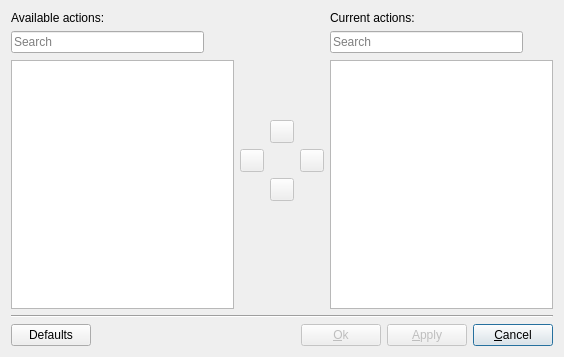
<?xml version="1.0" encoding="UTF-8"?>
<ui version="4.0">
 <class>Dialog</class>
 <widget class="QDialog" name="Dialog">
  <property name="geometry">
   <rect>
    <x>0</x>
    <y>0</y>
    <width>564</width>
    <height>357</height>
   </rect>
  </property>
  <property name="minimumSize">
   <size>
    <width>522</width>
    <height>309</height>
   </size>
  </property>
  <property name="windowTitle">
   <string/>
  </property>
  <layout class="QVBoxLayout" name="verticalLayout_3">
   <item>
    <layout class="QHBoxLayout" name="horizontalLayout_2">
     <item>
      <layout class="QVBoxLayout" name="verticalLayout_5">
       <item>
        <widget class="QLabel" name="label_2">
         <property name="text">
          <string>Available actions:</string>
         </property>
        </widget>
       </item>
       <item>
        <layout class="QHBoxLayout" name="horizontalLayout_4">
         <item>
          <widget class="QLineEdit" name="availableFilter">
           <property name="dragEnabled">
            <bool>true</bool>
           </property>
           <property name="placeholderText">
            <string>Search</string>
           </property>
          </widget>
         </item>
         <item>
          <widget class="QToolButton" name="clearButton1">
           <property name="text">
            <string/>
           </property>
           <property name="autoRaise">
            <bool>true</bool>
           </property>
          </widget>
         </item>
        </layout>
       </item>
       <item>
        <widget class="QListWidget" name="availableActions">
         <property name="verticalScrollBarPolicy">
          <enum>Qt::ScrollBarAsNeeded</enum>
         </property>
         <property name="horizontalScrollBarPolicy">
          <enum>Qt::ScrollBarAlwaysOff</enum>
         </property>
         <property name="wordWrap">
          <bool>false</bool>
         </property>
        </widget>
       </item>
      </layout>
     </item>
     <item>
      <layout class="QVBoxLayout" name="verticalLayout">
       <item>
        <spacer name="verticalSpacer_4">
         <property name="orientation">
          <enum>Qt::Vertical</enum>
         </property>
         <property name="sizeHint" stdset="0">
          <size>
           <width>20</width>
           <height>40</height>
          </size>
         </property>
        </spacer>
       </item>
       <item>
        <layout class="QGridLayout" name="gridLayout">
         <item row="0" column="1">
          <widget class="QToolButton" name="moveUpButton">
           <property name="enabled">
            <bool>false</bool>
           </property>
           <property name="toolTip">
            <string>Move action up</string>
           </property>
           <property name="text">
            <string/>
           </property>
           <property name="autoRaise">
            <bool>false</bool>
           </property>
          </widget>
         </item>
         <item row="1" column="0">
          <widget class="QToolButton" name="removeButton">
           <property name="enabled">
            <bool>false</bool>
           </property>
           <property name="toolTip">
            <string>Remove action</string>
           </property>
           <property name="text">
            <string/>
           </property>
           <property name="autoRaise">
            <bool>false</bool>
           </property>
          </widget>
         </item>
         <item row="1" column="2">
          <widget class="QToolButton" name="addButton">
           <property name="enabled">
            <bool>false</bool>
           </property>
           <property name="toolTip">
            <string>Add action</string>
           </property>
           <property name="text">
            <string/>
           </property>
           <property name="autoRaise">
            <bool>false</bool>
           </property>
          </widget>
         </item>
         <item row="2" column="1">
          <widget class="QToolButton" name="moveDownButton">
           <property name="enabled">
            <bool>false</bool>
           </property>
           <property name="toolTip">
            <string>Move action down</string>
           </property>
           <property name="text">
            <string/>
           </property>
           <property name="autoRaise">
            <bool>false</bool>
           </property>
          </widget>
         </item>
        </layout>
       </item>
       <item>
        <spacer name="verticalSpacer_5">
         <property name="orientation">
          <enum>Qt::Vertical</enum>
         </property>
         <property name="sizeHint" stdset="0">
          <size>
           <width>20</width>
           <height>40</height>
          </size>
         </property>
        </spacer>
       </item>
      </layout>
     </item>
     <item>
      <layout class="QVBoxLayout" name="verticalLayout_6">
       <item>
        <widget class="QLabel" name="label">
         <property name="text">
          <string>Current actions:</string>
         </property>
        </widget>
       </item>
       <item>
        <layout class="QHBoxLayout" name="horizontalLayout_5">
         <item>
          <widget class="QLineEdit" name="currentFilter">
           <property name="inputMask">
            <string/>
           </property>
           <property name="dragEnabled">
            <bool>true</bool>
           </property>
           <property name="placeholderText">
            <string>Search</string>
           </property>
          </widget>
         </item>
         <item>
          <widget class="QToolButton" name="clearButton2">
           <property name="text">
            <string/>
           </property>
           <property name="autoRaise">
            <bool>true</bool>
           </property>
          </widget>
         </item>
        </layout>
       </item>
       <item>
        <widget class="QListWidget" name="currentActions">
         <property name="verticalScrollBarPolicy">
          <enum>Qt::ScrollBarAsNeeded</enum>
         </property>
         <property name="horizontalScrollBarPolicy">
          <enum>Qt::ScrollBarAlwaysOff</enum>
         </property>
         <property name="dragDropMode">
          <enum>QAbstractItemView::InternalMove</enum>
         </property>
         <property name="wordWrap">
          <bool>false</bool>
         </property>
        </widget>
       </item>
      </layout>
     </item>
    </layout>
   </item>
   <item>
    <layout class="QVBoxLayout" name="verticalLayout_2">
     <item>
      <widget class="Line" name="line">
       <property name="orientation">
        <enum>Qt::Horizontal</enum>
       </property>
      </widget>
     </item>
     <item>
      <layout class="QHBoxLayout" name="horizontalLayout">
       <item>
        <widget class="QPushButton" name="setDefaultsButton">
         <property name="text">
          <string>Defaults</string>
         </property>
        </widget>
       </item>
       <item>
        <spacer name="horizontalSpacer">
         <property name="orientation">
          <enum>Qt::Horizontal</enum>
         </property>
         <property name="sizeHint" stdset="0">
          <size>
           <width>40</width>
           <height>20</height>
          </size>
         </property>
        </spacer>
       </item>
       <item>
        <widget class="QPushButton" name="okButton">
         <property name="enabled">
          <bool>false</bool>
         </property>
         <property name="text">
          <string>&amp;Ok</string>
         </property>
         <property name="default">
          <bool>false</bool>
         </property>
        </widget>
       </item>
       <item>
        <widget class="QPushButton" name="applyButton">
         <property name="enabled">
          <bool>false</bool>
         </property>
         <property name="text">
          <string>&amp;Apply</string>
         </property>
        </widget>
       </item>
       <item>
        <widget class="QPushButton" name="cancelButton">
         <property name="text">
          <string>&amp;Cancel</string>
         </property>
         <property name="default">
          <bool>true</bool>
         </property>
        </widget>
       </item>
      </layout>
     </item>
    </layout>
   </item>
  </layout>
 </widget>
 <tabstops>
  <tabstop>availableFilter</tabstop>
  <tabstop>clearButton1</tabstop>
  <tabstop>availableActions</tabstop>
  <tabstop>moveUpButton</tabstop>
  <tabstop>removeButton</tabstop>
  <tabstop>addButton</tabstop>
  <tabstop>moveDownButton</tabstop>
  <tabstop>currentFilter</tabstop>
  <tabstop>clearButton2</tabstop>
  <tabstop>currentActions</tabstop>
  <tabstop>setDefaultsButton</tabstop>
  <tabstop>okButton</tabstop>
  <tabstop>applyButton</tabstop>
  <tabstop>cancelButton</tabstop>
 </tabstops>
 <resources/>
 <connections>
  <connection>
   <sender>cancelButton</sender>
   <signal>clicked()</signal>
   <receiver>Dialog</receiver>
   <slot>close()</slot>
   <hints>
    <hint type="sourcelabel">
     <x>515</x>
     <y>372</y>
    </hint>
    <hint type="destinationlabel">
     <x>480</x>
     <y>315</y>
    </hint>
   </hints>
  </connection>
  <connection>
   <sender>clearButton1</sender>
   <signal>clicked()</signal>
   <receiver>availableFilter</receiver>
   <slot>clear()</slot>
   <hints>
    <hint type="sourcelabel">
     <x>209</x>
     <y>52</y>
    </hint>
    <hint type="destinationlabel">
     <x>181</x>
     <y>39</y>
    </hint>
   </hints>
  </connection>
  <connection>
   <sender>clearButton2</sender>
   <signal>clicked()</signal>
   <receiver>currentFilter</receiver>
   <slot>clear()</slot>
   <hints>
    <hint type="sourcelabel">
     <x>511</x>
     <y>52</y>
    </hint>
    <hint type="destinationlabel">
     <x>479</x>
     <y>51</y>
    </hint>
   </hints>
  </connection>
 </connections>
</ui>
